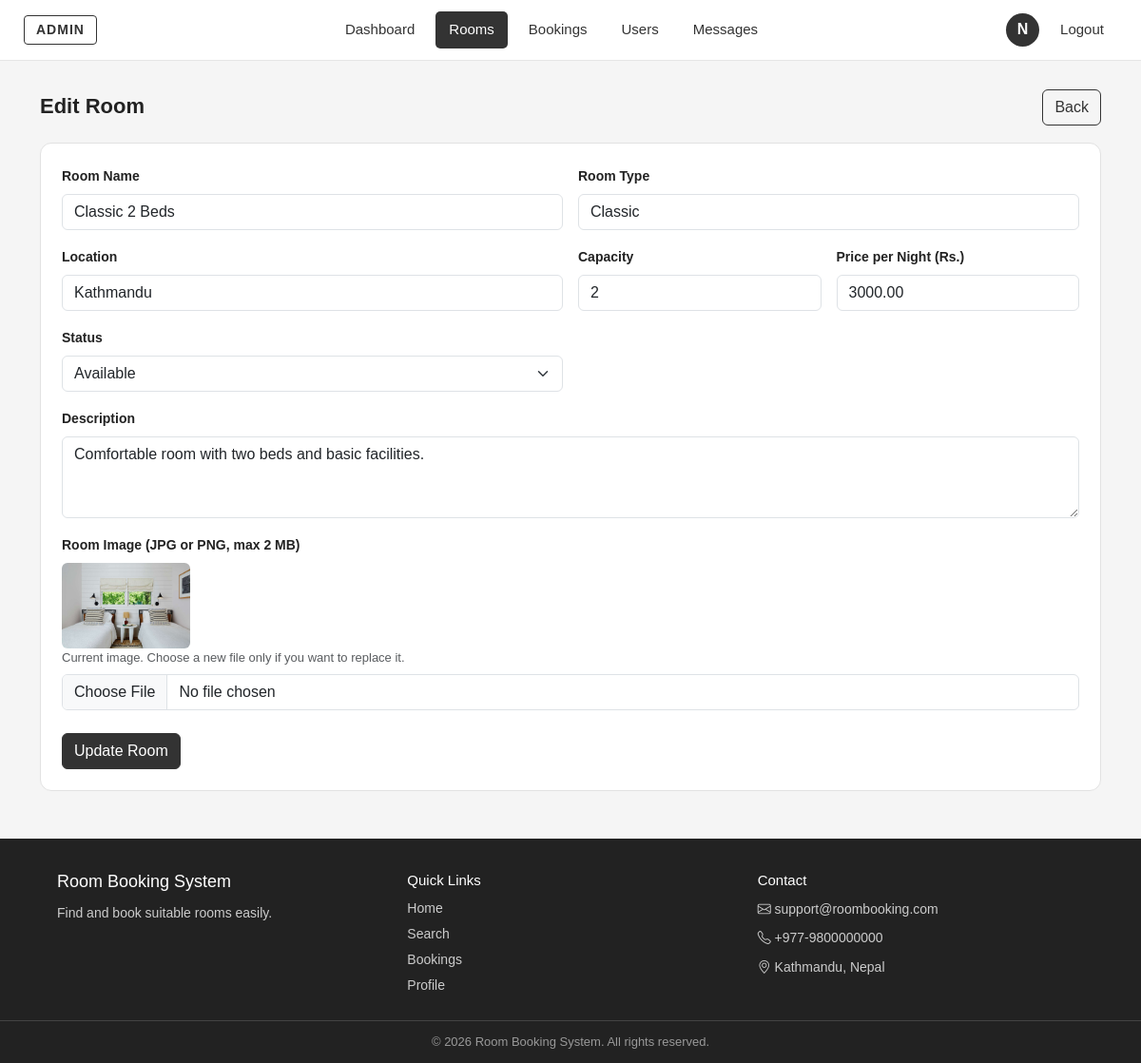
Screenshot of /Admins/room_form.php?room_id=1 (signed in) with the database file from the repository.
### tables this page shows
CREATE TABLE `rooms` (
  `room_id` int(11) NOT NULL,
  `room_name` varchar(100) NOT NULL,
  `room_type` varchar(50) DEFAULT NULL,
  `capacity` int(11) NOT NULL,
  `price_per_night` decimal(10,2) NOT NULL DEFAULT 0.00,
  `location` varchar(100) DEFAULT NULL,
  `description` text DEFAULT NULL,
  `image` varchar(255) DEFAULT NULL,
  `status` enum('Available','Booked','Maintenance') DEFAULT 'Available',
  `created_at` timestamp NOT NULL DEFAULT current_timestamp()
);

### Admins/room_form.php (the view, shortened to what this page needs)
<?php
include "admin_header.php";
$room_id = 0;
if (isset($_GET['room_id'])) {
    $room_id = (int) $_GET['room_id'];
} elseif (isset($_POST['room_id'])) {
    $room_id = (int) $_POST['room_id'];
}
$is_edit = ($room_id > 0);
$statuses = ['Available', 'Booked', 'Maintenance'];
$room = [
    'room_name'       => '',
    'room_type'       => '',
    'capacity'        => 1,
    'price_per_night' => '',
    'location'        => '',
    'description'     => '',
    'status'          => 'Available'
];
$old_image = "";
if ($is_edit) {
    $stmt = mysqli_prepare($conn, "SELECT * FROM rooms WHERE room_id = ?");
    mysqli_stmt_bind_param($stmt, "i", $room_id);
    mysqli_stmt_execute($stmt);
    $found = mysqli_fetch_assoc(mysqli_stmt_get_result($stmt));
    $room = $found;
    $old_image = (string) $found['image'];
}
?>
<div class="page-top">
    <h1 class="page-title"><?php echo $is_edit ? 'Edit Room' : 'Add Room'; ?></h1>
    <a href="manage_rooms.php" class="btn btn-outline-dark">Back</a>
</div>
<div class="box">
    <form method="POST" action="room_form.php" enctype="multipart/form-data">
        <div class="row g-3">
            <div class="col-md-6">
                <label class="form-label" for="room_name">Room Name</label>
                <input type="text" class="form-control" id="room_name" name="room_name"
                       value="<?php echo htmlspecialchars($room['room_name']); ?>" required>
            </div>
            <div class="col-md-6">
                <label class="form-label" for="room_type">Room Type</label>
                <input type="text" class="form-control" id="room_type" name="room_type"
                       placeholder="e.g. Deluxe"
                       value="<?php echo htmlspecialchars((string) $room['room_type']); ?>">
            </div>
            <div class="col-md-6">
                <label class="form-label" for="location">Location</label>
                <input type="text" class="form-control" id="location" name="location"
                       placeholder="e.g. Kathmandu"
                       value="<?php echo htmlspecialchars((string) $room['location']); ?>">
            </div>
            <div class="col-md-3">
                <label class="form-label" for="capacity">Capacity</label>
                <input type="number" class="form-control" id="capacity" name="capacity" min="1"
                       value="<?php echo (int) $room['capacity']; ?>" required>
            </div>
            <div class="col-md-3">
                <label class="form-label" for="price_per_night">Price per Night (Rs.)</label>
                <input type="number" class="form-control" id="price_per_night" name="price_per_night"
                       min="0" step="0.01"
                       value="<?php echo htmlspecialchars($room['price_per_night']); ?>" required>
            </div>
            <div class="col-md-6">
                <label class="form-label" for="status">Status</label>
                <select class="form-select" id="status" name="status">
                    <?php foreach ($statuses as $status) { ?>
                        <option value="<?php echo $status; ?>" <?php if ($room['status'] == $status) echo 'selected'; ?>>
                            <?php echo $status; ?>
                        </option>
                    <?php } ?>
                </select>
            </div>
            <div class="col-12">
                <label class="form-label" for="description">Description</label>
                <textarea class="form-control" id="description" name="description" rows="3"><?php echo htmlspecialchars((string) $room['description']); ?></textarea>
            </div>
            <div class="col-12">
                <label class="form-label" for="image">Room Image (JPG or PNG, max 2 MB)</label>
                <?php if ($old_image != "") { ?>
                    <div class="mb-2">
                        <img src="../images/<?php echo htmlspecialchars($old_image); ?>"
                             alt="Current image" style="height:90px; border-radius:6px;">
                        <div class="text-muted" style="font-size:13px;">
                            Current image. Choose a new file only if you want to replace it.
                        </div>
                    </div>
                <?php } ?>
                <input type="file" class="form-control" id="image" name="image" accept=".jpg,.jpeg,.png">
            </div>
        </div>
        <button type="submit" class="btn btn-dark mt-4">
            <?php echo $is_edit ? 'Update Room' : 'Add Room'; ?>
        </button>
    </form>
</div>
</div>
<?php $base = "../"; include "../Footer.php"; ?>
</body>
</html>

### Admins/admin.css (style rules this page uses)
body { font-family: Arial, sans-serif; background: #f5f5f5; color: #222222; min-height: 100vh; display: flex; flex-direction: column; }
.page-top { display: flex; justify-content: space-between; align-items: center; flex-wrap: wrap; gap: 10px; margin-bottom: 18px; }
.page-title { font-size: 22px; font-weight: bold; margin: 0; }
.box, .summary-card, .table-box, .admin-room-card { background: #fff; border: 1px solid #e2e2e2; border-radius: 12px; }
.box, .summary-card { padding: 22px; }
.btn-dark { --bs-btn-bg: #333; --bs-btn-border-color: #333; --bs-btn-hover-bg: #555; --bs-btn-hover-border-color: #555; --bs-btn-active-bg: #555; --bs-btn-active-border-color: #555; }
.btn-outline-dark { --bs-btn-color: #333; --bs-btn-border-color: #333; --bs-btn-hover-bg: #333; --bs-btn-hover-border-color: #333; --bs-btn-active-bg: #333; --bs-btn-active-border-color: #333; }
.form-label { font-size: 14px; font-weight: bold; }

### rows the page displays
rooms: room_name "Classic 2 Beds", room_type "Classic", location "Kathmandu", capacity "2", price_per_night "3000.00", status "Available", description "Comfortable room with two beds and basic facilities.", image (picture)

### other values shown
$first_letter "N"
